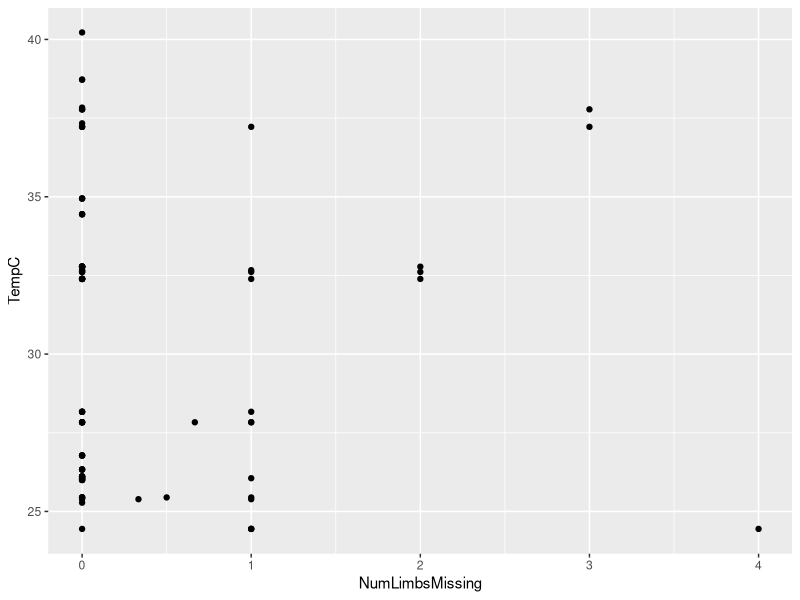

Generate this figure with R:
## ---- chunk 1
library(tidyverse)
metabolic_rate <- read_csv("raw_data/data (1).csv")
## ---- chunk 2
ggplot(metabolic_rate, aes(x = NumLimbsMissing, y = TempC)) +
  geom_point() +
  geom_smooth()
